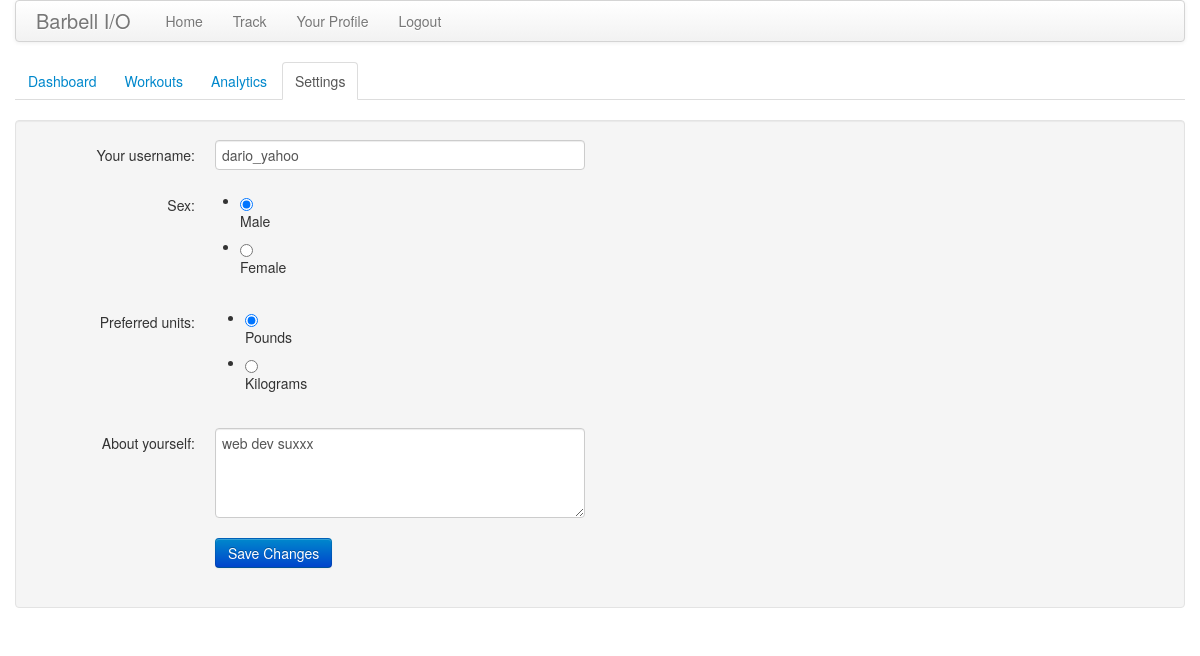
The app's page /user/dario_yahoo/settings (signed in) with its own data.
### app/models.py (models this page shows, shortened)
class User(db.Model):
    id = db.Column(db.Integer, primary_key=True)
    uid = db.Column(db.String, unique=True)
    username = db.Column(db.String(64), index=True, unique=True)
    email = db.Column(db.String(120), index=True, unique=True)
    about_me = db.Column(db.String(140))
    last_seen = db.Column(db.DateTime)
    units = db.Column(db.String) # TODO: len
    sex = db.Column(db.String)   # TODO: len
    posts = db.relationship('Post', backref='author', lazy='dynamic')
    lifts = db.relationship('LiftEntry', backref='lifter', lazy='dynamic')
    @property
    def is_authenticated(self):
        return True
    def __repr__(self):
        return '<User %r>' % (self.username)

### app/views.py (the view)
@app.route('/user/<username>/settings', methods=['GET', 'POST'])
@login_required
def user_settings(username):
    user = User.query.filter_by(username=username).first()
    if user == None:
        flash('User %s not found.' % username)
        return redirect(url_for('index'))
    form = EditForm(g.user.username)
    if form.validate_on_submit():
        g.user.username = form.username.data
        g.user.units = form.units.data
        g.user.sex = form.sex.data
        g.user.about_me = form.about_me.data
        db.session.add(g.user)
        db.session.commit()
        flash('Your changes have been saved.')
        return redirect(url_for('user_settings', username=g.user.username))
    else:
        form.username.data = g.user.username
        form.units.data = g.user.units
        form.sex.data = g.user.sex
        form.about_me.data = g.user.about_me
    return render_template('user_settings.html',
                           title='Settings',
                           user=user,
                           form=form)

### app/forms.py (shortened to what this page needs)
class EditForm(Form):
    username = StringField('username', validators=[Length(min=3, max=64), DataRequired(), Regexp('^\w+$')])
    units = RadioField('units', choices=[('lbs','Pounds'), ('kgs','Kilograms')], default='lb', validators=[DataRequired()])
    sex = RadioField('sex', choices=[('male','Male'), ('female','Female')], default='male', validators=[DataRequired()])
    about_me = TextAreaField('about_me', validators=[Length(min=0, max=140)])
    def __init__(self, original_username, *args, **kwargs):
        Form.__init__(self, *args, **kwargs)
        self.original_username = original_username

### app/views.py (called while the page is built)
@app.before_request
def before_request():
    g.user = current_user
    print('Current user: ' + str(g.user))
    if g.user.is_authenticated:
        g.user.last_seen = datetime.utcnow()
        db.session.add(g.user)
        db.session.commit()

@lm.user_loader
def load_user(id):
    return User.query.get(int(id))

### app/templates/user_settings.html (shortened to what this page needs)
{% extends "user_nav.html" %}
{% set active_page = "settings" %}
{% block user_content %}
<div class="well">
    <form class="form-horizontal" action="" method="post" name="edit">
        <div class="control-group{% if form.errors.post %} error{% endif %}">
            <label class="control-label" for="username">Your username:</label>
            <div class="controls">
                {{ form.username(maxlength = 64, class = "span4") }}
            </div>
        </div>
        <div class="control-group{% if form.errors.post %} error{% endif %}">
            <label class="control-label" for="sex">Sex:</label>
            <div class="controls">
                {{ form.sex() }}
            </div>
        </div>
        <div class="control-group{% if form.errors.post %} error{% endif %}">
            <label class="control-label" for="units">Preferred units:</label>
            <div class="controls">
                {{ form.units(class = "span4") }}
            </div>
        </div>
        <div class="control-group{% if form.errors.post %} error{% endif %}">
            <label class="control-label" for="about_me">About yourself:</label>
            <div class="controls">
                {{ form.about_me(cols = 64, rows = 4, class = "span4") }}
            </div>
        </div>
        <div class="control-group">
            <div class="controls">
                <input class="btn btn-primary" type="submit" value="Save Changes">
            </div>
        </div>
    </form>
</div>
{% endblock %}

### records on screen
User: username "dario_yahoo", sex "☑ Male ☐ Female", units "☑ Pounds ☐ Kilograms", about_me "web dev suxxx"

### other values on screen
{{ caption|e }} "Dashboard" "Workouts" "Analytics" "Settings"
